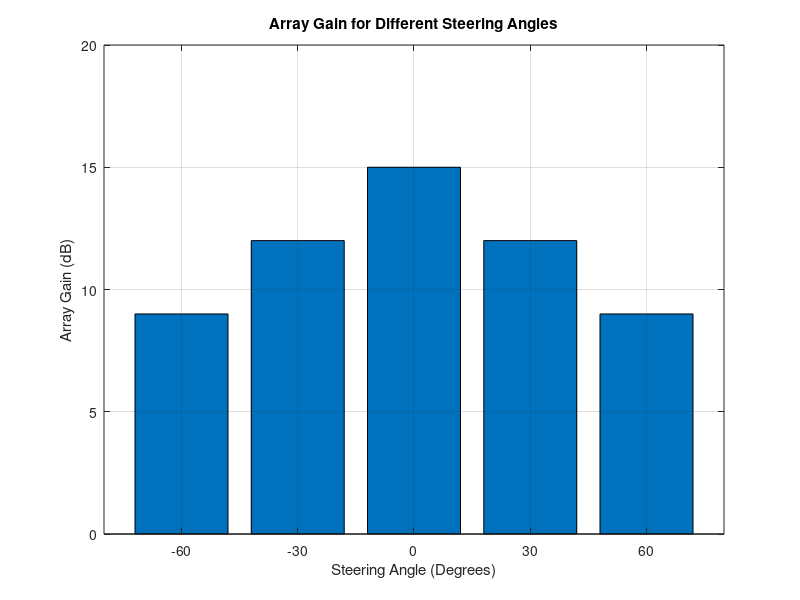

This chart was generated by the following MATLAB code:
clc;
clear;
close all;
angle = [-60 -30 0 30 60]; % Steering Angles (degrees)
gain = [9 12 15 12 9]; % Array Gain (dB)
figure
bar(angle, gain)
grid on
xlabel('Steering Angle (Degrees)')
ylabel('Array Gain (dB)')
title('Array Gain for Different Steering Angles')
